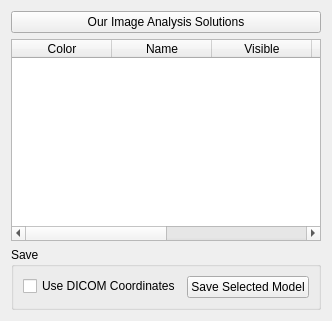
<?xml version="1.0" encoding="UTF-8"?>
<ui version="4.0">
 <class>ModelsWidget</class>
 <widget class="QWidget" name="ModelsWidget">
  <property name="geometry">
   <rect>
    <x>0</x>
    <y>0</y>
    <width>318</width>
    <height>321</height>
   </rect>
  </property>
  <property name="windowTitle">
   <string>Models</string>
  </property>
  <layout class="QVBoxLayout" name="verticalLayout">
   <item>
    <widget class="QPushButton" name="pushButtonBuyPlugins">
     <property name="text">
      <string>Our Image Analysis Solutions</string>
     </property>
     <property name="icon">
      <iconset>
       <normaloff>:/svg/svg/autosegicon.svg</normaloff>:/svg/svg/autosegicon.svg</iconset>
     </property>
    </widget>
   </item>
   <item>
    <widget class="QTableWidget" name="tableModels">
     <property name="minimumSize">
      <size>
       <width>300</width>
       <height>0</height>
      </size>
     </property>
     <column>
      <property name="text">
       <string>Color</string>
      </property>
     </column>
     <column>
      <property name="text">
       <string>Name</string>
      </property>
     </column>
     <column>
      <property name="text">
       <string>Visible</string>
      </property>
     </column>
     <column>
      <property name="text">
       <string>Cut</string>
      </property>
     </column>
     <column>
      <property name="text">
       <string>Remove</string>
      </property>
     </column>
     <column>
      <property name="text">
       <string/>
      </property>
     </column>
    </widget>
   </item>
   <item>
    <widget class="QGroupBox" name="groupBox">
     <property name="title">
      <string>Save</string>
     </property>
     <layout class="QFormLayout" name="formLayout">
      <item row="1" column="0">
       <widget class="QCheckBox" name="checkBoxIOApplyDICOM">
        <property name="toolTip">
         <string>Transform according to original DICOM coordinates for later use in other software.</string>
        </property>
        <property name="statusTip">
         <string>Transform according to original DICOM coordinates for later use in other software.</string>
        </property>
        <property name="text">
         <string>Use DICOM Coordinates</string>
        </property>
       </widget>
      </item>
      <item row="1" column="1">
       <widget class="QPushButton" name="pushButtonSaveModel">
        <property name="text">
         <string>Save Selected Model</string>
        </property>
       </widget>
      </item>
     </layout>
    </widget>
   </item>
  </layout>
 </widget>
 <resources>
  <include location="../resources.qrc"/>
 </resources>
 <connections/>
</ui>
